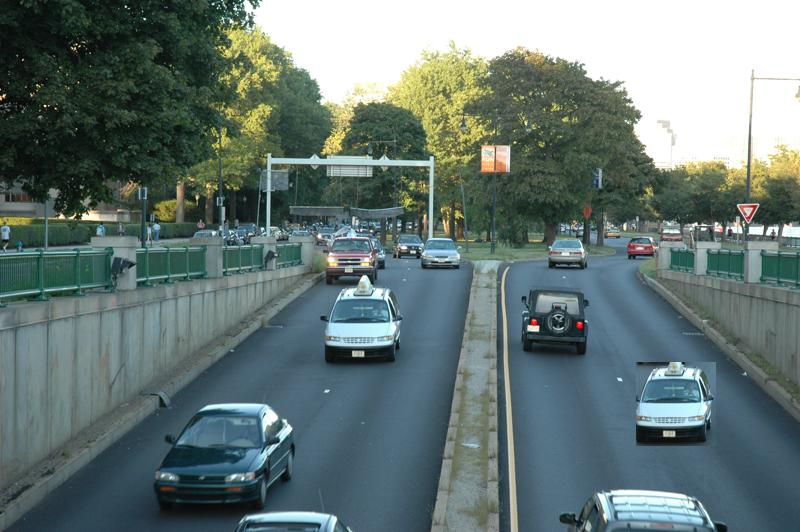
#> input picture examples/tampered1.jpg, 800 x 532 px
$ python main.py examples/tampered1.jpg
#> lines starting #> are read from the running program, lines starting #| are printed output that depends on the picture; long printed decimals are rounded
### process_image.py
import numpy as np
import cv2
from scipy import spatial
from scipy import cluster
import matplotlib.pyplot as plt
import match_features as mf
import ransacfithomography2 as rfh
from itertools import combinations
import seaborn as sns # Need to install seaborn
import os
import match_features
# import vgg_get_homg as gh

## Somelines have to be inserted here.

def process_image(*argv):
	imagefile=argv[0]
	if (len(argv)==1):
		metric='ward'
		thc=2.2
		min_cluster_pts=3
		plotimg=1
		siftfile='nofile'
	else:
		metric=argv[1]
		if (len(argv)==2):
			thc=2.2
			min_cluster_pts=3
			plotimg=1
			siftfile='nofile'
		else:
			thc=argv[2]
			if (len(argv)==3):
				min_cluster_pts=3
				plotimg=1
				siftfile='nofile'
			else:
				min_cluster_pts=argv[3]
				if (len(argv)==4):
					plotimg=1
					siftfile='nofile'
				else:
					plotimg=argv[4]
					if (len(argv)==5):
						siftfile='nofile'
					else:
						siftfile=argv[5]

	# [7 lines of commented-out code are left out]


	metric = 'ward'
	thc = 2
	min_cluster_pts = 3

	image1=cv2.imread(imagefile)
#> image1 is the input picture: shape (532, 800, 3); mean B, G, R 117, 119.6, 102.6
	inliers1=[]
	inliers2=[]

	[num,p1,p2,tp] = mf.match_features(imagefile, siftfile)

	if (p1.shape[0]==0):
		num_gt=0
	else:
		p=np.concatenate((p1[0:2,:],p2[0:2,:]),axis=1)
		p=p.transpose()
		# [5 lines of commented-out code are left out]
		distance_p=spatial.distance.pdist(p,'euclidean')
		# distance_p = np.asmatrix(distance_p)
		# distance_p = distance_p.transpose()
		# print "distance_p.shape: ", distance_p.shape
		Z=cluster.hierarchy.linkage(distance_p, metric = 'ward')
		# [6 lines of commented-out code are left out]
		c=cluster.hierarchy.fcluster(Z,thc,depth=4)
		# [6 lines of commented-out code are left out]
		if (plotimg==1):
		#fig = plt.figure()
			cv2.namedWindow('image', cv2.WINDOW_NORMAL)

			for i in range(0,p1.shape[1]):
				x=np.asmatrix([p1[1,i],p2[1,i]])
				y=np.asmatrix([p1[0,i],p2[0,i]])
				linethickness = 2
				cv2.line(image1, (x[:,0], y[:,0]), (x[:,1], y[:,1]), (0,255,255), linethickness)
				cv2.imshow('image',image1)
				cv2.waitKey(1)
				# [11 lines of commented-out code are left out]


			cv2.destroyAllWindows()
			# plt.scatter(p[:,0], p[:,1])
		H = []
		num_gt=0
		c_max=np.max(c)
		if (c_max>1):
				#n_combination_cluster = combntns(1:c_max,2); #####
			temp=range(1,c_max+1)
			temp_combination_cluster=combinations(temp,2)
			n_combination_cluster = list(temp_combination_cluster)
			n_combination_cluster = np.asmatrix(n_combination_cluster)


			for i in range(0,n_combination_cluster.shape[0]):
					k=n_combination_cluster[i,0]
					j=n_combination_cluster[i,1]

					z1=[]
					z2=[]
					for r in range(0,p1.shape[1]):
						# if ((c[r]==k) and c[r+p1.shape[1]]==j):
						if (z1==[]):
							z1=np.concatenate((p[r,:],np.asmatrix(1)),axis=1)
						else:
							temp=np.concatenate((p[r,:],np.asmatrix(1)),axis=1)
							z1=np.concatenate((z1,temp))
						if (z2==[]):
							z2=np.concatenate((p[r+p1.shape[1],:],np.asmatrix(1)),axis=1)
						else:
							temp=np.concatenate((p[r+p1.shape[1],:],np.asmatrix(1)),axis=1)
							z2=np.concatenate((z2,temp))

						# [11 lines of commented-out code are left out]


					if ((z1.shape[0]> min_cluster_pts) and (z2.shape[0]>min_cluster_pts)):
						# [16 lines of commented-out code are left out]
						[H, mask, dx, dy, xc, yc] = rfh.ransacfithomography2(p1, p2, 0.05)
						# H = np.asmatrix(H)
						H = np.asmatrix(H)
						# print "H", H
						if (np.size(H) == 1):
							num_gt=num_gt
						else:
							# print "H",H
							H=H/H[2,2]
							num_gt=num_gt+1
			# #if (inliers1==[]):
			# #inliers1=np.asmatrix([z1[inliers,0], z1[inliers,1]])
			# #else:
			# 	#temp=np.asmatrix([z1[inliers,0] ,z1[inliers,1]])
			# 	#inliers1=np.concatenate((z1,temp))
			# if (inliers2==[]):
			# 	inliers2=np.asmatrix([z2[inliers,0], z2[inliers,1]])
			# else:
			# 	temp=np.asmatrix([z2[inliers,0] ,z2[inliers,1]])
			# 	inliers2=np.concatenate((z2,temp))
            #             # print "Hi"
            #             #if (inliers1==[]):
			# 				#	inliers1=np.asmatrix([z1[inliers,0], z1[inliers,1]])
			# 			   #else:
			# 				#	temp=np.asmatrix([z1[inliers,0] ,z1[inliers,1]])
							#	inliers1=np.concatenate((z1,temp))


							x = np.size(mask)
							count = 0
							# [6 lines of commented-out code are left out]
							if(np.size(mask) != 1):
								r,c = np.where(mask == 1)
								corrected_actual = np.zeros(shape = (np.size(r),2))
								corrected_matches = np.zeros(shape = (np.size(r),2))
								# [6 lines of commented-out code are left out]


								for i in range (len(mask)):
									if(mask[i]==1):
										# print count
										corrected_actual[count,:] = p[i,0:2]
										corrected_matches[count,:] = p[i+len(mask),0:2]
										count = count + 1

								# print corrected_actual, "\n"
								# print corrected_matches, "\n"

								cv2.namedWindow('img2', cv2.WINDOW_NORMAL)
								for i in range(len(corrected_actual)):
									cv2.circle(image1,(int(corrected_actual[i,1]),int(corrected_actual[i,0])),5,(255,0,0),-1)
									cv2.circle(image1,(int(corrected_matches[i,1]),int(corrected_matches[i,0])),5,(0,0,255),-1)


	# cv2.destroyAllWindows()
	# cv2.imshow('img2', image1)
	# cv2.waitKey(0)
	nrows, ncols, cchal = image1.shape
	f_name = os.path.basename(imagefile)
	pf,nf_temp = os.path.split(f_name)
	nf,ef = os.path.splitext(nf_temp)
	desc_file = os.path.join(pf+'results/',nf) + '_result.bmp'
	desc_file2 = os.path.join(pf+'results/',nf) + '_result.txt'
	file = open(desc_file2,"w")


	cv2.imwrite(desc_file, image1)
	cv2.destroyAllWindows()
	if H!=[]:
		print "Homography matrix is: \n"
		print H
# tampering detection
	if(num_gt!=0):
		tamperStatus = 'Tampering Detected.\n\n'
	else:
		tamperStatus = 'Image not tampered.\n\n'

	print tamperStatus
	file.write(tamperStatus)
	file.write("Size of the image (rows, cols): "+ repr(nrows) + "," + repr(ncols))
	file.write("\n\nTime elapsed: " + repr(tp))
	if H != []:
		file.write("\n\nHomography matrix is:\n\n"+ repr(H))
		file.write("\n\nAffine Transformation:\n\n"+ repr(H[0:2,0:2]))
		file.write("\n\nTranslation:\n\n"+ repr(H[0:2,2]))
	file.close()
	return num_gt,inliers1, inliers2


### match_features.py
# % MATCH_FEATURES: Match SIFT features in a single image using our multiple
# %                 match strategy.
# %
# % INPUTS:
# %   filename        - image filename (if features have to be computed) or
# %                     descriptors filename in the other case
# %
# % OUTPUTS:
# %   num             - number of matches
# %   p1,p2           - coordinates of pair of matches
# %   tp              - computational time
# %
# % EXAMPLES:
# %   e.g. extract features and matches from a '.jpg' image:
# %   [num p1 p2 tp] = match_features('examples/tampered1.jpg')
# %
# %   e.g. import features and matches from a '.sift' descriptors file:
# %   [num p1 p2 tp] = match_features('examples/tampered2.sift',0)
# %
# % ---
# % Authors: I. Amerini, L. Ballan, L. Del Tongo, G. Serra
# % Media Integration and Communication Center
# % University of Florence
# % May 7, 2012
import cv2
import scipy as sp
from scipy import spatial
import numpy as np
import numpy.matlib
from numpy import linalg as LA
import timeit
import os
from import_sift import import_sift
import copy
# code you want to evaluate
#
# function [num p1 p2 tp] = match_features(filename, filesift)
def match_features(*argv):
    # thresholds used for g2NN test

    dr2 = 0.85
    filename = argv[0]
    filesift = argv[1]
    extract_feat = 1 #by default extract SIFT features using Hess' code
    # FIND PYTHON EQUIVALENT exist('filesift','var') means it checks filesift exists in workspace. No workspace in python
    #### if(exist('filesift','var') and (filesift != 'nofile'))

    #####################################################################################
    # if (len(argv) == 2 and filesift != 'nofile'):
    #     extract_feat = 0;


    start_time = timeit.default_timer()

    # if (extract_feat == 1):
    #     # sift_bin = fullfile('lib','sift','bin','siftfeat');   #e.g. 'lib/sift/bin/siftfeat' in linux
    #     sift_bin =  os.path.join('lib','sift','bin','siftfeat')
    #     #[pf,nf,ef] = fileparts(filename);
    #     f_name = os.path.basename(filename)
    #     pf,nf_temp = os.path.split(f_name)
    #     nf,ef = os.path.splitext(nf_temp)

    #     #desc_file = [fullfile(pf,nf) '.txt'];
    #     desc_file = os.path.join(pf,nf) + '.txt'

    #     im1=cv2.imread(filename)
    #     im1_row, im1_col = im1.shape[:2]

    #     if (im1_row<=1000 and im1_col<=1000):
    #         command=sift_bin + ' -x -o '+ desc_file + ' '+ filename
    #         status1 = os.system(command)
    #         # Find python and windows equivalent
    #         #status1=0

    #     else:
    #         #status1 = system([sift_bin ' -d -x -o ' desc_file ' ' filename])
    #         # Find python and windows equivalent
    #         #status1=0
    #         command=sift_bin+' -d -x -o ' +desc_file+ ' '+ filename
    #         status1=os.system(command)

    #     if status1 != 0 :
    #         raise ValueError('error calling executables')


    #     # import sift descriptors
    #     num, locs, descs = import_sift(desc_file)
    #     #### system(['rm ' desc_file])
    #     # Find python and windows equivalent

    # else:
    #     # import sift descriptors
    #     num, locs, descs = import_sift(filesift)

    ############################################################################
    im1=cv2.imread(filename)

    im1_row, im1_col = im1.shape[:2]
    im_gr = cv2.cvtColor(im1,cv2.COLOR_BGR2GRAY)
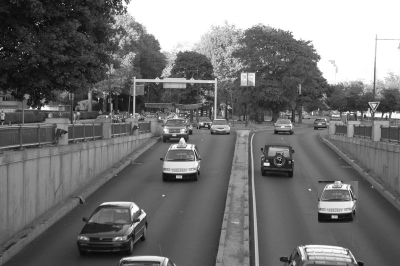
#> im_gr: shape (532, 800) (shown at 1/2 size); min 0, max 255, mean 114.2
    d = cv2.xfeatures2d.SIFT_create()
    kp, des = d.detectAndCompute(im_gr, None)
#> kp = 2855 keypoints; strongest (x, y, size): (4, 96, 2), (534, 328, 6), (61, 217, 3.5), (235, 9, 2.2)

    print "Number of keypoints:", len(kp)
#| Number of keypoints: 2855
    # [5 lines of commented-out code are left out]


    num = len(des)
#> num = 2855
    # print num
    locs = np.zeros((num,4), dtype = float)
    descs = np.zeros((num, 128), dtype = float)

    index = []
    for i in kp:
	    temp_1 = (i.pt, i.size, i.angle)
	    index.append(temp_1)
#> this loop made 2855 passes
#> (i, temp_1) on passes 1 to 3: (keypoint at (3, 232.8), size 1.9, ((2.96, 232.8), 1.91, 350.6)), (keypoint at (3, 168.4), size 1.9, ((2.98, 168.4), 1.94, 47.85)), (keypoint at (3, 168.4), size 1.9, ((2.98, 168.4), 1.94, 234.4))
#> after the loop, index = 2855 items

    i = 0
    for i in range(len(index)):
        locs[i][0] = index[i][0][0]
        locs[i][1] = index[i][0][1]
        locs[i][2] = index[i][1]
        locs[i][3] = index[i][2]
#> after the loop, locs = 2855 rows, first 6: [2.96, 232.8, 1.91, 350.6], [2.98, 168.4, 1.94, 47.85], [2.98, 168.4, 1.94, 234.4], [3.02, 183.9, 3.3, 131.8], [3.03, 196.6, 2.96, 171.3], [3.62, 100.5, 3.15, 234.7]


    descs = np.asmatrix(des)


    if (num==0):
        p1=[]
        # p1 = np.array(p1)
        p2=[]
        # p2 = np.array(p2)
        tp=[]
        tp = np.array(tp)
    else:
        p1=[]
        # p1 = np.array(p1)
        p2=[]
        # p2 = np.array(p2)
        num=0

    # load data

    # loc1 = locs(:,1:2)
    loc1 = locs[:,0:2]
#> loc1 = 2855 pairs, first value 2.96 to 797.1, second value 2.53 to 529.2
    # %scale1 = locs(:,3);
    # %ori1 = locs(:,4);
    des1 = copy.deepcopy(descs)
    # print len(descs)
    # descriptor are normalized with norm-2
    des1_row, des1_col = des1.shape[:2]

    print "des1_row = ", des1_row
#| des1_row =  2855
    print "des1_col = ", des1_col
#| des1_col =  128
    # [35 lines of commented-out code are left out]
    des1_mult = np.matmul(des1,des1.transpose())
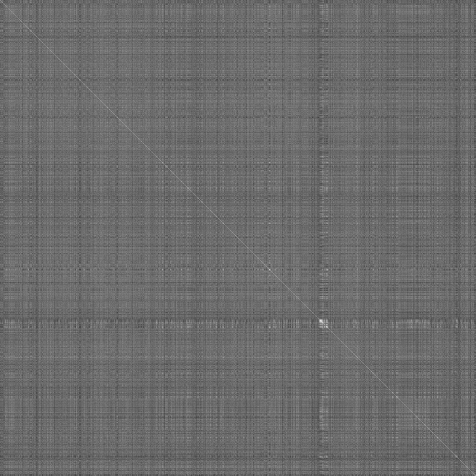
#> des1_mult: shape (2855, 2855) float32 (shown at 1/6 size); min 13460, max 263747, mean 119608.1; drawn with min black and max white
    temp_2 = np.asmatrix(np.sqrt(des1_mult.diagonal()))

    des1 = np.divide(des1, np.matlib.repmat(temp_2.transpose(),1,des1_col))


    des1= np.asmatrix(des1)
    # print des1.shape
    #sift matching
    des2t = des1.transpose()
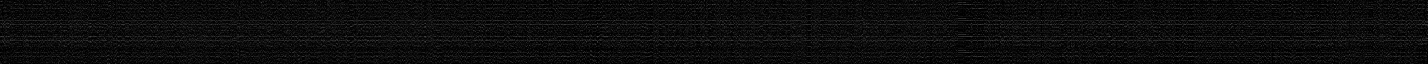
#> des2t: shape (128, 2855) float32 (shown at 1/2 size); min 0, max 0.436, mean 0.0521
    print "\n size of des1: ", des1.shape
#|  size of des1:  (2855, 128)
    print "\n size of des2t: ", des2t.shape
#|  size of des2t:  (128, 2855)
    print "\n first element of des1:", des1[0,0]
#|  first element of des1: 0.00586
    print "\n first element of des1:", des2t[0,0]
#|  first element of des1: 0.00586


    match=np.zeros((1,des1_row))
    count = 0
    # precompute matrix transpose
    if (des1_row > 1): #start the matching procedure iff there are at least 2 points
        for i in range(0,des1_row):#MATLAB Array indexing starts with 1, Compensating
            if i == 1:
                print "\ndes1 before printing Dotprods", des1[1,:]
                print "\ndes2t", des2t
            dotprods = np.matmul(des1[i,:],des2t)     #Computes vector of dot products #### CHECK THIS ONCE
 ### This abovr takes the cross correlation between descriptors of keypoint
            # print "\n size of  dotprods ",  dotprods.shape
            # dotprods = np.divide(dotprods,LA.norm(dotprods)) # remove this later

 ###########  24 Oct 2018 ##############
            #vals,indx = sort(np.arccos(dotprods))  #Take inverse cosine and sort results  ### Don't know val index returning sort function
            inv_cos=np.arccos(dotprods)
            # print inv_cos
            vals=np.sort(inv_cos)
            indx=np.argsort(inv_cos)


            # print vals
            # j=2
            j = 1

            # while vals[j]<dr2* vals[j+1]:
            # print vals.shape
            if (i == 2832):
                print "vals for i", i, 'is', vals # value is nan for number of rows > 15000
            # vals = np.array(vals)
            while (vals[0,j]<dr2*vals[0,j+1]):
                j = j+1
                count = count + 1

            # [5 lines of commented-out code are left out]
            for k in range(1,j-1):
                # [4 lines of commented-out code are left out]
                match[0,i] = indx[0,k]
                # print match[0,i]
                temp_3 = np.array([[loc1[i,0] , loc1[i,1]],[loc1[int(match[0,i]),0] , loc1[int(match[0,i]),1]]])
                temp_3 = np.asmatrix(temp_3)
                # print "temp_3", temp_3

                # if pdist([loc1(i,1) loc1(i,2); loc1(match(i),1) loc1(match(i),2)]) >10
                # if (LA.norm(np.array([ loc1[i,1] , loc1[i,2] ]) - np.array([ loc1[match[i],1] , loc1[match[i],2] ]) )):
                # print "SPATIAL DIST: for i = ",i,"is___" , spatial.distance.pdist(temp_3,'euclidean')
                if(spatial.distance.pdist(temp_3,'euclidean') > 10):

                    temp1 = np.asmatrix([loc1[i,1], loc1[i,0], 1])
                    # p1 = np.array([p1, temp1.transpose()])
                    # p1.append(temp1.transpose())
                    if(p1 == []):
                        p1 = temp1.transpose()
                        # print "IN THE IFFFFFFFFFFF"
                        p1 = np.asmatrix(p1)
                    else:
                        # print "##############p1:", p1
                        # print "IN THE ELSEEEEEEEEEE"
                        p1 = np.concatenate((p1,temp1.transpose()),axis= 1)

                    temp2 = np.asmatrix([loc1[int(match[0,i]),1], loc1[int(match[0,i]),0], 1])
                    # p2 = np.array([p2, temp2.transpose()])
                    if(p2 == []):
                        p2 = temp2.transpose()
                        p2 = np.asmatrix(p2)
                    else:
                        p2 = np.concatenate((p2,temp2.transpose()),axis = 1)
                    # p2.append(temp2.transpose())

                    num=num+1
#> this loop made 1334 passes
#> (printed output is left out)
#> after the loop, count = 118; num = 2; p1 = [[341.9, 493.5], [233.1, 259.6], [1, 1]]; p2 = [[351.9, 405.4], [219.7, 204.4], [1, 1]]


    # [5 lines of commented-out code are left out]
    p1 = np.asmatrix(p1)
    p2 = np.asmatrix(p2)
    p1_row, p1_col = p1.shape

    # f1=open('./match_features_testfile_if.txt', 'w+')
    # f2=open('./match_features_testfile_else.txt', 'w+')
    tp= timeit.default_timer() - start_time
    # print tp
    if (p1_row==0):
        # fprintf('Found %d matches.\n', num); ########################################
        # print >>f1, 'Found %d matches.\n', num
        print 'Found', num, 'matches'
        # print 'we are in the IF'
    else:
        # p=np.array([p1[0:2,:].transpose(), p2[0:2,:].transpose()]);
        # print "p1___", p1.shape
        # print "p2___", p2.shape

        temp_1 = p1[0:2,:]
        temp_2 = p2[0:2,:]
        # [5 lines of commented-out code are left out]
        p=np.concatenate((temp_1.transpose(), temp_2.transpose()),axis = 1)
        # print p
        p= np.unique(p, axis = 0)
        # p= np.unique(p)
        # print p
        # p1=np.array([p[:,0:2].transpose(), np.ones((p.shape[0],), dtype = int)]).transpose();
        temp3 = np.ones((1,p.shape[0]), dtype = int)
        temp3 = np.asmatrix(temp3)
        # print "temp3 shape:  ",temp3.shape
        # temp3 = temp3.reshape(1,2)
        temp3 = np.asmatrix(temp3)
        p1 = np.concatenate((p[:,0:2].transpose(), temp3))
        # temp3 = np.asmatrix(temp3)
        # p2=[p(:,3:4)'; ones(1,size(p,1))];
        temp4 = np.ones((p.shape[0],), dtype = int)
        temp4 = np.asmatrix(temp4)
        # temp4 = temp4.reshape(1,2)
        p2 = np.concatenate((p[:,2:4].transpose(), temp4))
        # num=size(p1,2);
        num = p1.shape[1]
        # fprintf('Found %d matches.\n', num);
        print 'Found', num, 'Matches'
        # print 'we are in the ELSE'

    return num, p1, p2, tp

### main.py
import process_image as pi
import sys

filename=str(sys.argv[1])
#> (the run stopped early here; a loop or call above may not have finished)

$ run again, with examples/tampered2.jpg copied over examples/tampered1.jpg
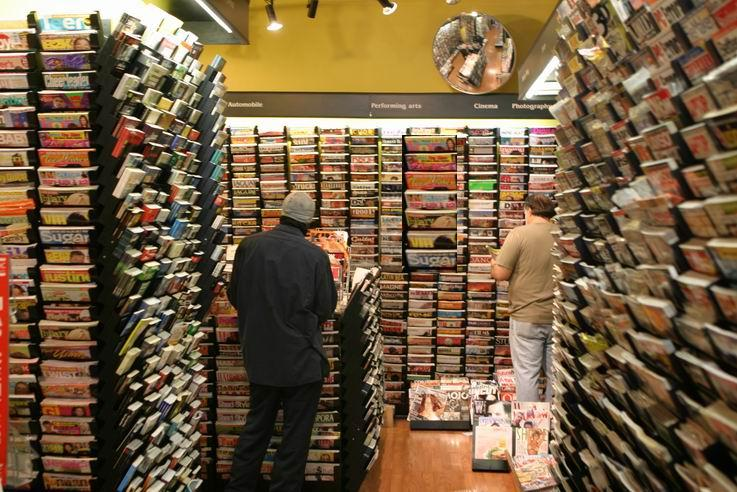
#> input picture examples/tampered2.jpg, 737 x 492 px
#> in process_image, image1 is the input picture: shape (492, 737, 3); mean B, G, R 65.9, 93.4, 116.3
#> in match_features, `im_gr = cv2.cvtColor(im1,cv2.COLOR_BGR2GRAY)`:
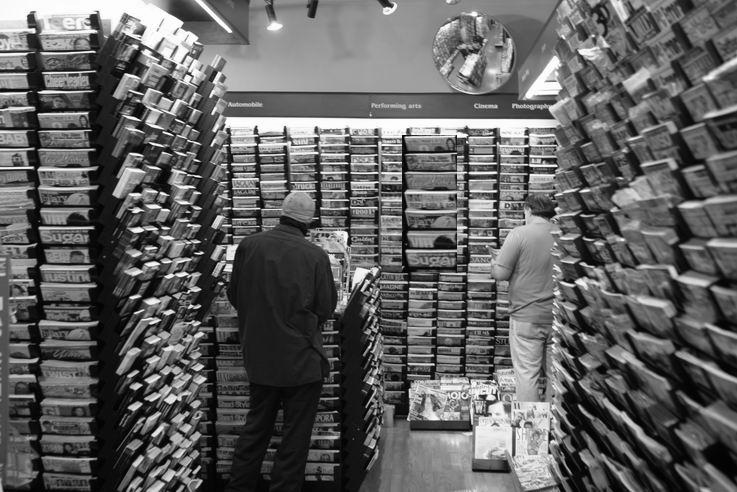
#> im_gr: shape (492, 737); min 0, max 255, mean 97.1
#> kp = 5122 keypoints; strongest (x, y, size): (403, 136, 1.9), (201, 253, 2.2), (136, 386, 5.1), (136, 210, 4.2)
#| Number of keypoints: 5122
#> in match_features, `num = len(des)`: num = 5122
#> the loop in match_features, `for i in kp:` made 5122 passes
#> (i, temp_1) on passes 1 to 3: (keypoint at (2.5, 320.2), size 1.9, ((2.51, 320.2), 1.89, 158.6)), (keypoint at (3.1, 482), size 2.6, ((3.05, 482), 2.59, 178)), (keypoint at (3.1, 102.6), size 2.3, ((3.11, 102.6), 2.3, 230.5))
#> after the loop in match_features, `for i in kp:`: index = 5122 items
#> loc1 = 5122 pairs, first value 2.51 to 734, second value 2.42 to 488.8
#| des1_row =  5122
#| des1_col =  128
#> in match_features, `des1_mult = np.matmul(des1,des1.transpose())`:
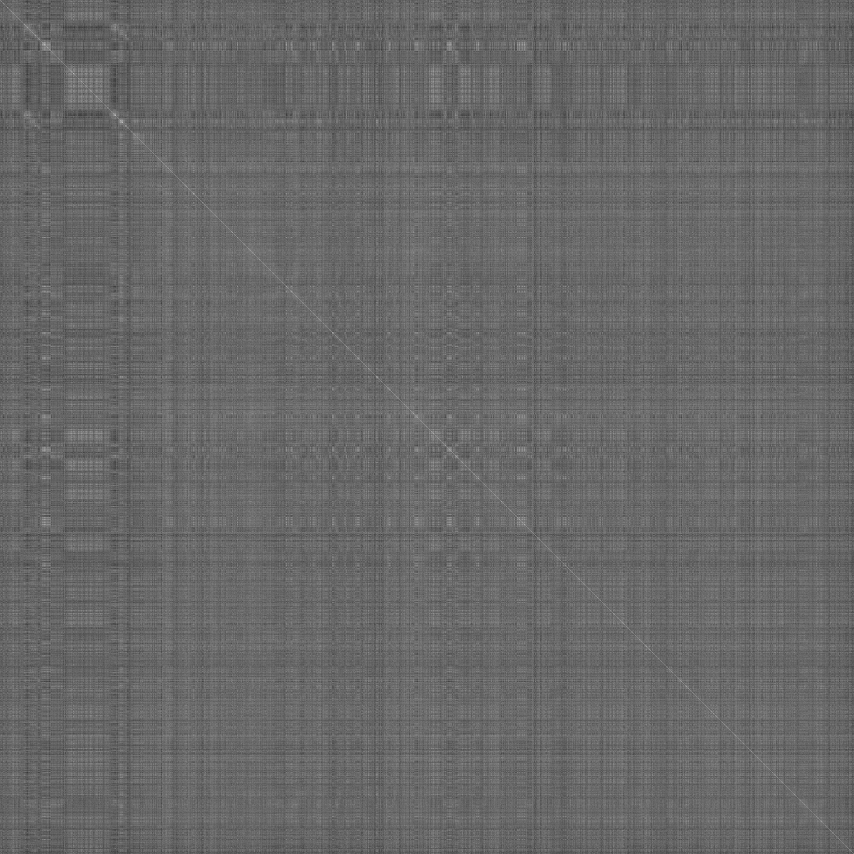
#> des1_mult: shape (5122, 5122) float32 (shown at 1/6 size); min 16693, max 263611, mean 118096.8; drawn with min black and max white
#|  size of des1:  (5122, 128)
#|  size of des2t:  (128, 5122)
#|  first element of des1: 0.001954
#|  first element of des1: 0.001954
#> the loop in match_features, `for i in range(0,des1_row):#MATLAB Array indexing starts with 1, Compe..` made 515 passes
#> (printed output is left out)
#> after the loop in match_features, `for i in range(0,des1_row):#MATLAB Array indexing starts with 1, Compe..`: count = 79; num = 2; p1 = [[221.4, 125.8], [47.16, 65.78], [1, 1]]; p2 = [[244.4, 149], [414.4, 432.7], [1, 1]]
